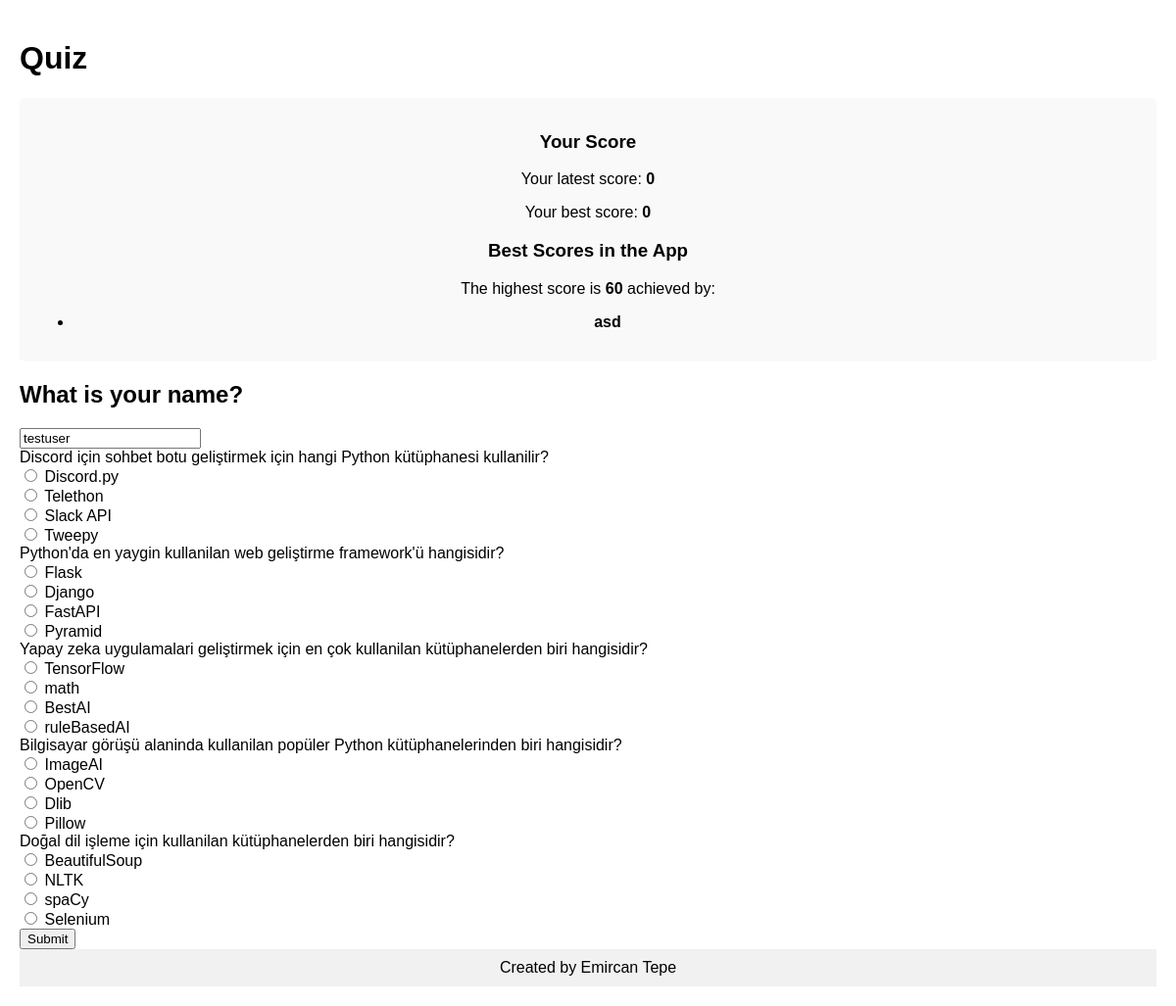
The page /quiz/testuser on the database as committed earlier.
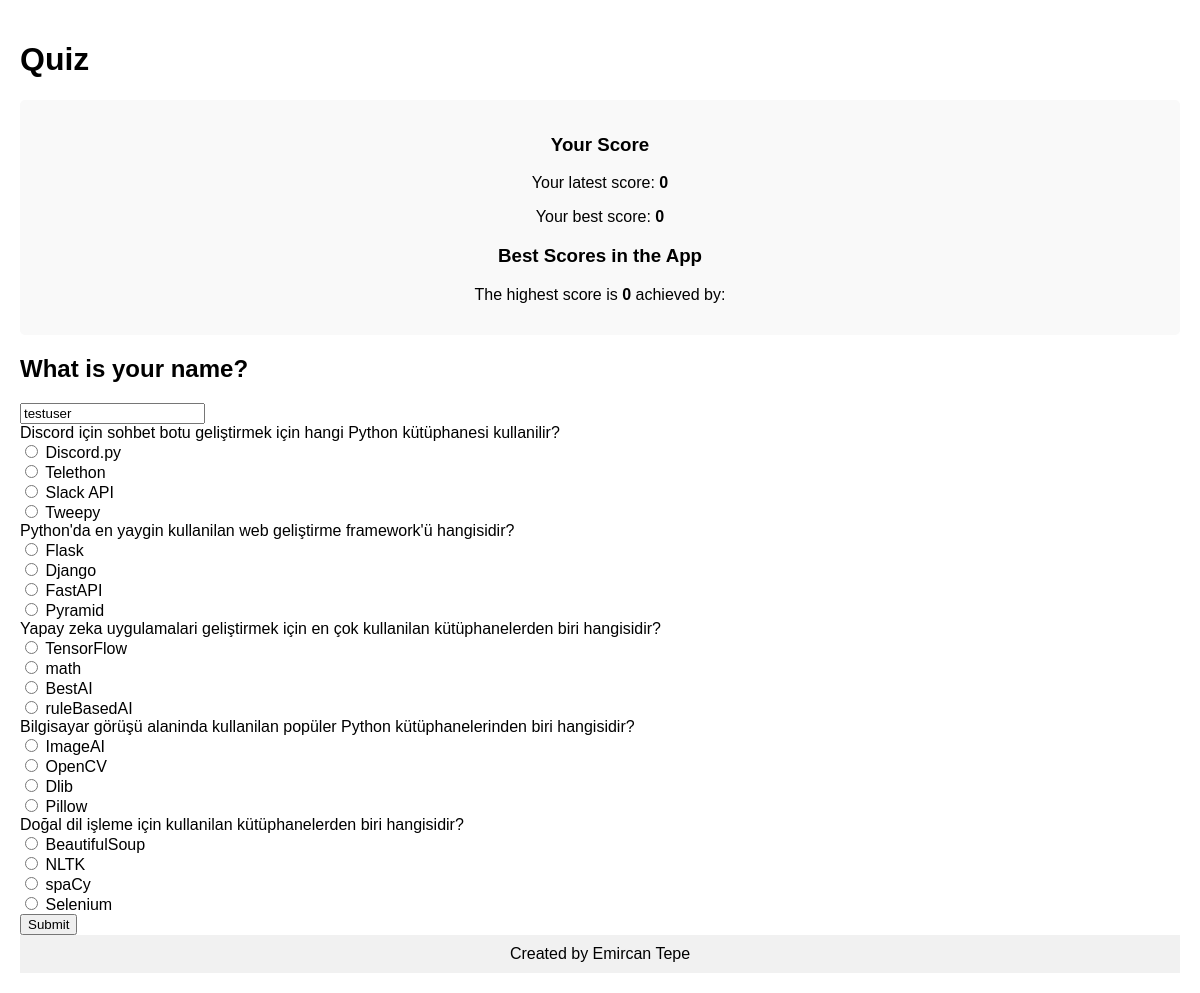
The same page on the database as committed later.
### models.py (models this page shows)
class User(db.Model):
    id = db.Column(db.Integer, primary_key=True)
    username = db.Column(db.String(100), unique=True, nullable=False)
    latest_score = db.Column(db.Integer)
    best_score = db.Column(db.Integer)

class QuizQuestion(db.Model):
    id = db.Column(db.Integer, primary_key=True)
    quiz_id = db.Column(db.Integer, db.ForeignKey('quiz.id'), nullable=False)
    question_id = db.Column(db.Integer, db.ForeignKey('question.id'), nullable=False)
    quiz = db.relationship('Quiz', backref=db.backref('quiz_questions', lazy=True))
    question = db.relationship('Question', backref=db.backref('quiz_questions', lazy=True))

class Question(db.Model):
    id = db.Column(db.Integer, primary_key=True)
    text = db.Column(db.String(500), nullable=False)
    opt1_id = db.Column(db.Integer, db.ForeignKey('option.id'), nullable=False)
    opt2_id = db.Column(db.Integer, db.ForeignKey('option.id'), nullable=False)
    opt3_id = db.Column(db.Integer, db.ForeignKey('option.id'), nullable=False)
    opt4_id = db.Column(db.Integer, db.ForeignKey('option.id'), nullable=False)
    true_option = db.Column(db.Integer, nullable=False)
    option1 = db.relationship('Option', foreign_keys=[opt1_id])
    option2 = db.relationship('Option', foreign_keys=[opt2_id])
    option3 = db.relationship('Option', foreign_keys=[opt3_id])
    option4 = db.relationship('Option', foreign_keys=[opt4_id])

class Option(db.Model):
    id = db.Column(db.Integer, primary_key=True)
    text = db.Column(db.String(100), nullable=False)

### app.py (the view, shortened to what this page needs)
@app.route('/quiz/<username>', methods=['GET', 'POST'])
def quiz(username):
    user = UserService.get_user_by_username(username)
    if not user:
        return redirect(url_for('start_quiz'))
    quiz = QuizService.get_first_quiz()
    quiz_questions = QuizService.get_quiz_questions(quiz.id)
    best_users = QuizService.get_best_users()
    highest_score = max(user.best_score for user in best_users) if best_users else 0
    highest_scorers = [user.username for user in best_users if user.best_score == highest_score]
    return render_template(
        'quiz.html',
        username=username,
        quiz_questions=quiz_questions,
        latest_score=user.latest_score,
        best_score=user.best_score,
        highest_score=highest_score,
        highest_scorers=highest_scorers
    )

### app.py (called while the page is built)
    @staticmethod
    def get_first_quiz():
        return Quiz.query.first()

    @staticmethod
    def get_quiz_questions(quiz_id):
        return QuizQuestion.query.filter_by(quiz_id=quiz_id).all()

    @staticmethod
    def get_best_users():
        highest_score = db.session.query(db.func.max(User.best_score)).scalar()
        return User.query.filter_by(best_score=highest_score).all() if highest_score else []

    @staticmethod
    def get_user_by_username(username):
        return User.query.filter_by(username=username).first()

### templates/quiz.html (shortened to what this page needs)
<!DOCTYPE html>
<html>
<head>
</head>
<body>
    <div class="container">
        <h1>Quiz</h1>
        <div class="score-box">
            <h3>Your Score</h3>
            <p>Your latest score: <strong>{{ latest_score }}</strong></p>
            <p>Your best score: <strong>{{ best_score }}</strong></p>
            <h3>Best Scores in the App</h3>
            <p>The highest score is <strong>{{ highest_score }}</strong> achieved by:</p>
            <ul>
                {% for scorer in highest_scorers %}
                    <li><strong>{{ scorer }}</strong></li>
                {% endfor %}
            </ul>
        </div>
        <form action="{{ url_for('quiz', username=username) }}" method="POST" onsubmit="return validateQuizForm()">
            <h2>What is your name?</h2>
            <input type="text" name="username" id="username" value="{{ username }}" readonly>
            {% for quiz_question in quiz_questions %}
                <div class="question">
                    <label>{{ quiz_question.question.text }}</label>
                    <div>
                        <input type="radio" name="question_{{ quiz_question.question.id }}" value="1"> {{ quiz_question.question.option1.text }}<br>
                        <input type="radio" name="question_{{ quiz_question.question.id }}" value="2"> {{ quiz_question.question.option2.text }}<br>
                        <input type="radio" name="question_{{ quiz_question.question.id }}" value="3"> {{ quiz_question.question.option3.text }}<br>
                        <input type="radio" name="question_{{ quiz_question.question.id }}" value="4"> {{ quiz_question.question.option4.text }}<br>
                    </div>
                </div>
            {% endfor %}
            <button type="submit">Submit</button>
        </form>
    </div>
    <footer>
        Created by Emircan Tepe
    </footer>
</body>
</html>

### templates/quiz.html (style rules this page uses)
body { display: flex; flex-direction: column; min-height: 100vh; margin: 0; font-family: Arial, sans-serif; padding: 20px; }
.container { flex: 1; }
.score-box { background: #f9f9f9; padding: 15px; border-radius: 5px; margin-bottom: 20px; text-align: center; }
footer { text-align: center; padding: 10px; background: #f1f1f1; }

Rows that differ between the two databases and show on the page:
removed User: username "asd"
Other text that changed with them:
{{ highest_score }}: "60" → "0"
